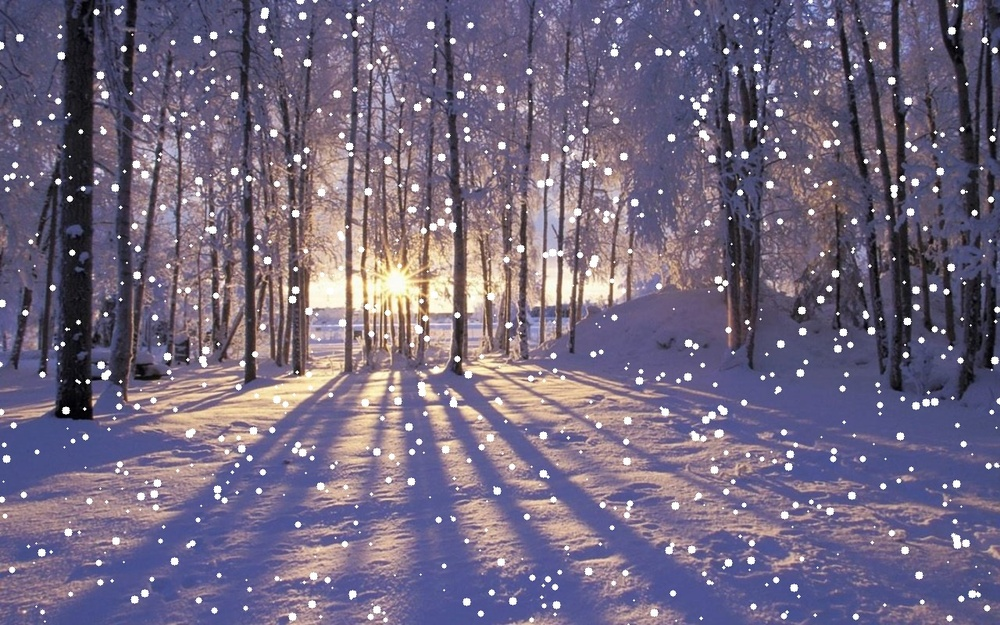
#> input picture Assignment26_2/2_snowfall/1.jpg, 1000 x 625 px, shrunk from 1280 x 800 before the run, found by its file name
$ python reverseBW.py
#> lines starting #> are read from the running program, lines starting #| are printed output that depends on the picture
import cv2

female = cv2.imread('Assignment 21/1.jpg', 0)
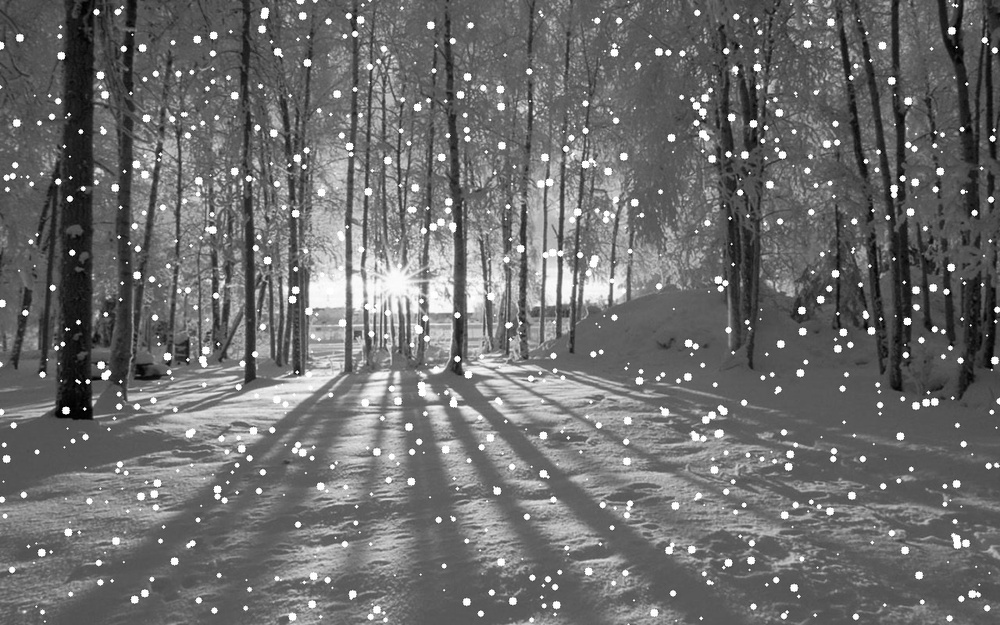
#> female: shape (625, 1000); min 0, max 255, mean 109.2
male = cv2.imread('Assignment 21/2.jpg', 0)
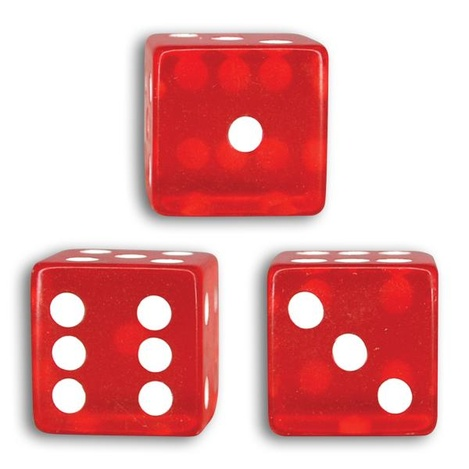
#> input picture Assignment27/dice_picture/2.jpg, 469 x 469 px, shrunk from 600 x 600 before the run, found by its file name
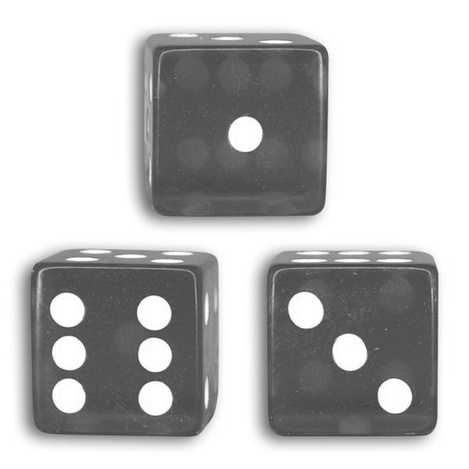
#> male: shape (469, 469); min 57, max 255, mean 185.9

for i in range(female.shape[0]):
    for j in range(female.shape[1]):
        female[i, j] = 255 - female[i, j]
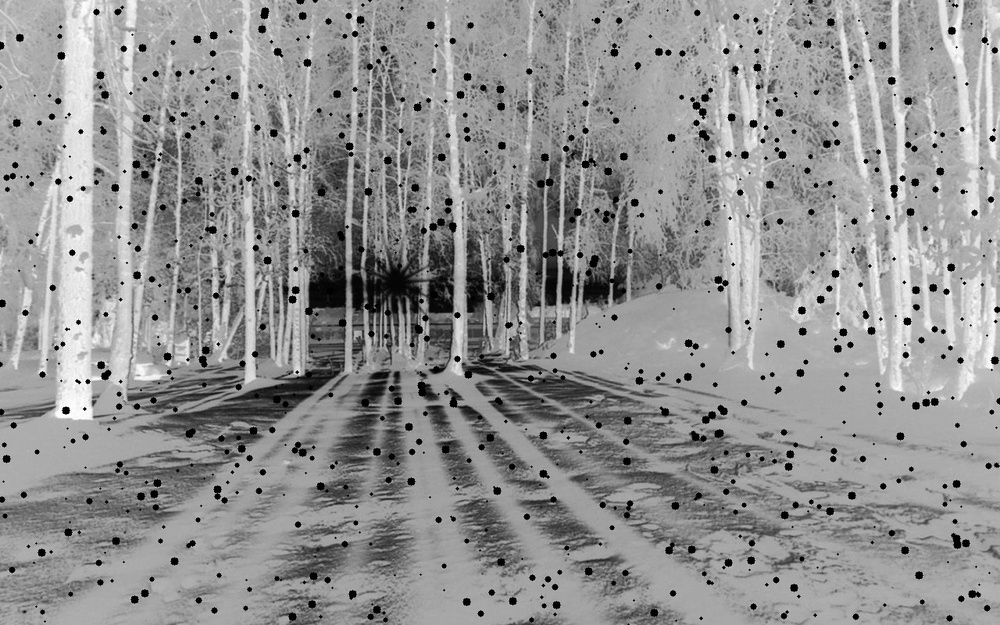
#> female: shape (625, 1000); min 0, max 255, mean 145.8

for i in range(male.shape[0]):
    for j in range(male.shape[1]):
        male[i, j] = 255 - male[i, j]
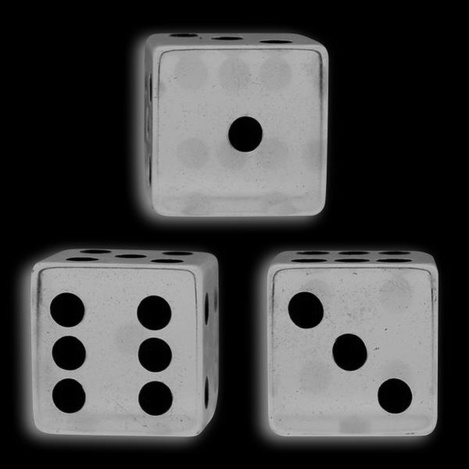
#> male: shape (469, 469); min 0, max 198, mean 69.1

# female[: , :] = 255 - female[: , :]
# male[: , :] = 255 - male[: , :]

cv2.imwrite('2/male.jpg', male)
cv2.imwrite('2/female.jpg', female)

# cv2.imshow('m', male)
# cv2.imshow('f', female)
cv2.waitKey()
